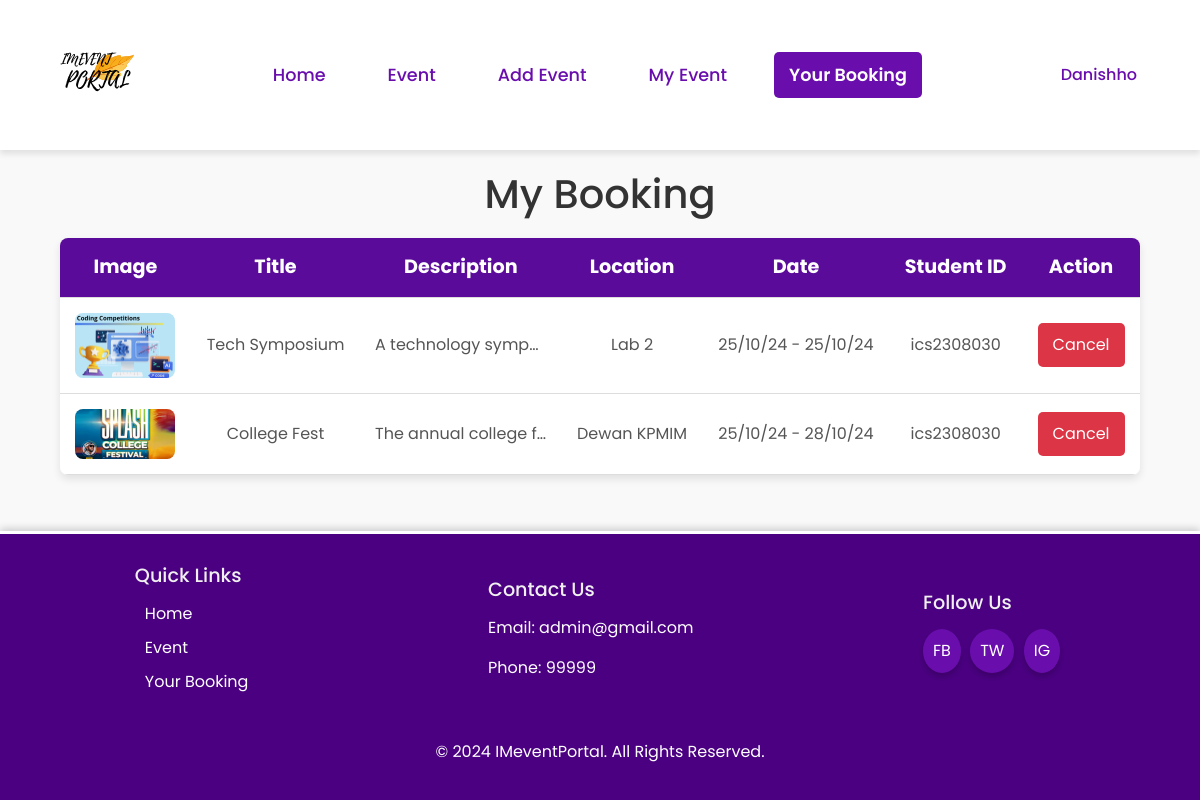
Screenshot of /yourbooking/ (signed in) with the database file from the repository.
### Event/models.py (models this page shows, shortened)
class CustomUser(AbstractUser):
    email = models.EmailField(unique=True)
    user_type = models.CharField(max_length=10, choices=USER_TYPE_CHOICES, default='student')
    phone_number = models.CharField(max_length=15, null=True, blank=True)

class Booking(models.Model):
    book_id = models.AutoField(primary_key=True)
    name = models.CharField(max_length=200)
    student_id = models.CharField(max_length=200)
    phone_number = models.CharField(max_length=200)
    booking_date = models.DateField(auto_now_add=True)
    event = models.ForeignKey(Event, related_name='bookings', on_delete=models.CASCADE)
    user = models.ForeignKey(CustomUser, related_name='bookings', on_delete=models.CASCADE)

class Event(models.Model):
    event_id = models.AutoField(primary_key=True)
    title = models.CharField(max_length=200)
    image = models.ImageField(upload_to='event_images/')
    description = models.TextField()
    location = models.CharField(max_length=255)
    start_date = models.DateField()
    end_date = models.DateField()
    max_tickets = models.PositiveIntegerField()
    tags = models.ManyToManyField(Tag, related_name='events', blank=True)
    created_by = models.ForeignKey(CustomUser, related_name='created_events', on_delete=models.CASCADE, limit_choices_to={'user_type': 'mpp'})

### Event/views.py (the view)
# urls.py: path('yourbooking/', views.yourbooking, name='yourbooking'),
@login_required()
def yourbooking(request):
    bookings = Booking.objects.select_related('event').filter(user_id=request.user.id)
    if request.user.user_type == 'Admin':
        bookings = Booking.objects.all()
        return render(request, 'adminBooking.html', {"bookings": bookings})
    return render(request, 'yourbooking.html', {'bookings': bookings})

### Event/templates/yourbooking.html (shortened to what this page needs)
{% extends 'base.html' %}
{% load static %}
{% block extra_head %}
    <link rel="stylesheet" href="https://cdn.jsdelivr.net/npm/bootstrap@4.0.0/dist/css/bootstrap.min.css">
    <link rel="stylesheet" href="{% static 'css/yourbooking.css' %}">
{% endblock %}
{% block content %}
    <center><h1>My Booking</h1></center>
     <div class="event-table-container">
        <table class="event-table">
            <thead>
                <tr>
                    <th>Image</th>
                    <th>Title</th>
                    <th>Description</th>
                    <th>Location</th>
                    <th>Date</th>
                    <th>Student ID</th>
                    <th>Action</th>
                </tr>
            </thead>
            <tbody>
                {% for booking in bookings %}
                    <tr>
                        <td><img src="{{ booking.event.image.url }}" alt="Event Image"></td>
                        <td>{{ booking.event.title }}</td>
                        <td class="description">{{ booking.event.description }}</td>
                        <td>{{ booking.event.location }}</td>
                        <td>{{ booking.event.start_date|date:"d/m/y" }} - {{ booking.event.end_date|date:"d/m/y" }}</td>
                        <td>{{ booking.student_id }}</td>
                        <td>
                            <div class="action-container">
                                <button class="action-btn delete btn btn-danger" data-toggle="modal" data-target="#deleteModal" data-booking-id="{{ booking.book_id }}">Cancel</button>
                            </div>
                        </td>
                    </tr>
                {% endfor %}
            </tbody>
        </table>
    </div>
{% endblock %}

### Event/templates/base.html (shortened to what this page needs)
{% load static %}
<!doctype html>
<html lang="en">
<head>
    <link rel="stylesheet" href="https://cdnjs.cloudflare.com/ajax/libs/font-awesome/6.0.0-beta3/css/all.min.css">
    {% block extra_head %}
    {% endblock %}
</head>
<body>
    <div class="wrapper">
        <nav class="nav">
            <div class="container">
                <div class="nav-content">
                    <div class="logo">
                        <img src="{% static 'image/IMEVENT.svg' %}" alt="Logo">
                    </div>
                    <div class="nav-links">
                        <a href="{% url 'index' %}" class="{% if request.path == '/' %}active{% endif %}">Home</a>
                        <a href="{% url 'event' %}" class="{% if request.path == '/event/' %}active{% endif %}">Event</a>
                        {% if request.user.user_type == 'Mpp' or request.user.user_type == 'Admin' %}
                            <a href="{% url 'createEvent' %}" class="{% if request.path == '/createEvent/' %}active{% endif %}">Add Event</a>
                            <a href="{% url 'myevent' %}" class="{% if request.path == '/myevent/' %}active{% endif %}">My Event</a>
                        {% endif %}
                        <a href="{% url 'yourbooking' %}" class="{% if request.path == '/yourbooking/' %}active{% endif %}">Your Booking</a>
                    </div>
                    <div class="nav-actions">
                        {% if request.user.is_authenticated %}
                            <div class="dropdown">
                                <a href="javascript:void(0)">{{ request.user.username }}</a>
                            </div>
                        {% else %}
                            <a href="{% url 'login' %}">Log In</a>
                            <a href="{% url 'register' %}">Register</a>
                        {% endif %}
                    </div>
                </div>
            </div>
        </nav>
        <main>
            {% block content %}
            {% endblock %}
        </main>
    <footer>
        <div class="footer-navigation">
            <h3>Quick Links</h3>
            <ul>
                <li><a href="{% url 'index' %}">Home</a></li>
                <li><a href="{% url 'event' %}">Event</a></li>
                <li><a href="{% url 'yourbooking' %}">Your Booking</a></li>
            </ul>
        </div>
        <div class="footer-contact">
            <h3>Contact Us</h3>
            <p>Email: admin@gmail.com</p>
            <p>Phone: 99999</p>
        </div>
        <div class="footer-social">
            <h3>Follow Us</h3>
            <div class="social-icons">
                <a href="https://facebook.com" target="_blank" class="social-icon">FB</a>
                <a href="https://twitter.com" target="_blank" class="social-icon">TW</a>
                <a href="https://instagram.com" target="_blank" class="social-icon">IG</a>
            </div>
        </div>
        <div style="width: 100%; text-align: center; padding-top: 20px; color: #fff;">
            <p>&copy; 2024 IMeventPortal. All Rights Reserved.</p>
        </div>
    </footer>
</body>
</html>

### Event/static/css/yourbooking.css (style rules this page uses)
body { font-family: 'Arial', sans-serif; background-color: #f9f9f9; margin: 0; padding: 0; }
h1 { font-size: 2.5em; color: #333; margin-top: 20px; margin-bottom: 20px; }
.event-table-container { width: 90%; margin: 20px auto; box-shadow: 0 4px 8px rgba(0, 0, 0, 0.1); border-radius: 8px; overflow: hidden; }
.event-table { width: 100%; border-collapse: collapse; background-color: #fff; }
.event-table th, .event-table td { padding: 15px; text-align: center; border-bottom: 1px solid #ddd; }
.event-table th { background-color: #5a0b9a; color: white; font-size: 1.2em; }
.event-table td img { max-width: 100px; height: auto; border-radius: 8px; }
.event-table td { font-size: 1em; color: #555; vertical-align: middle; }
.event-table td.description { max-width: 200px; white-space: nowrap; overflow: hidden; text-overflow: ellipsis; }
.action-container { display: flex; justify-content: center; gap: 10px; }
.action-btn { display: inline-flex; padding: 10px 15px; border: none; border-radius: 5px; cursor: pointer; transition: background-color 0.3s ease; }
.action-btn.delete { background-color: #dc3545; color: white; }

### Event/templates/base.html (style rules this page uses)
body, html { font-family: 'Poppins', sans-serif; margin: 0; padding: 0; height: 100%; display: flex; flex-direction: column; }
.wrapper { min-height: 100vh; display: flex; flex-direction: column; justify-content: space-between; }
.nav { background-color: #ffffff; box-shadow: 0 4px 6px rgba(0, 0, 0, 0.1); position: sticky; top: 0; z-index: 1000; }
.container { margin-left: auto; margin-right: auto; max-width: 80rem; padding-left: 1rem; padding-right: 1rem; display: flex; align-items: center; justify-content: space-between; }
.nav-content { display: flex; align-items: center; width: 100%; justify-content: space-between; }
.logo img { height: 150px; }
.nav-links { display: flex; align-items: center; }
.nav-links a { margin-right: 2rem; text-decoration: none; color: #6a0dad; font-size: 1.1rem; font-weight: 500; padding: 10px 15px; transition: background-color 0.3s, color 0.3s; border-radius: 5px; }
.nav-links a.active { background-color: #6a0dad; color: #fff; font-weight: 600; }
.nav-actions { display: flex; align-items: center; position: relative; }
.nav-actions .dropdown { position: relative; display: inline-block; }
.nav-actions a { margin-right: 2rem; text-decoration: none; color: #6a0dad; font-weight: 500; padding: 10px 15px; transition: background-color 0.3s; border-radius: 5px; }
footer { background-color: #4B0082; color: #ffffff; padding: 20px; display: flex; flex-wrap: wrap; justify-content: space-around; align-items: center; border-top: 3px solid #ffffff; box-shadow: 0 -2px 8px rgba(0, 0, 0, 0.2); margin-top: auto; }
.footer-navigation, .footer-contact, .footer-social { margin: 10px; }
.footer-navigation h3, .footer-contact h3, .footer-social h3 { color: #f0f0f0; margin-bottom: 15px; font-size: 1.2rem; }
.footer-navigation ul, .footer-social .social-icons { list-style: none; padding: 0; }
.footer-navigation ul li, .social-icon { margin-bottom: 10px; transition: transform 0.3s ease, background-color 0.3s ease, box-shadow 0.3s ease; }
.footer-navigation ul li a, .social-icon { color: #ffffff; text-decoration: none; font-size: 1rem; padding: 5px 10px; border-radius: 8px; transition: color 0.3s ease, background-color 0.3s ease; }
.social-icon { display: inline-block; padding: 10px; background-color: #6A0DAD; margin-right: 5px; border-radius: 50%; box-shadow: 0 4px 6px rgba(0, 0, 0, 0.2); }

### rows the page displays
CustomUser: user.username "Danishho"
Booking: event.image (picture), event "Tech Symposium", event.description "A technology symp…", event.location "Lab 2", event.start_date "25/10/24", event.end_date "25/10/24", student_id "ics2308030"
Booking: event.image (picture), event "College Fest", event.description "The annual college f…", event.location "Dewan KPMIM", event.start_date "25/10/24", event.end_date "28/10/24", student_id "ics2308030"
